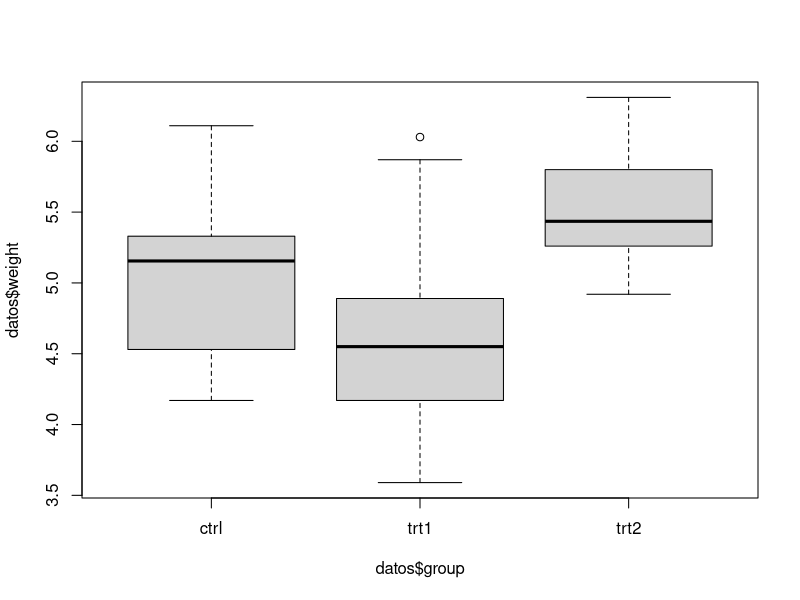
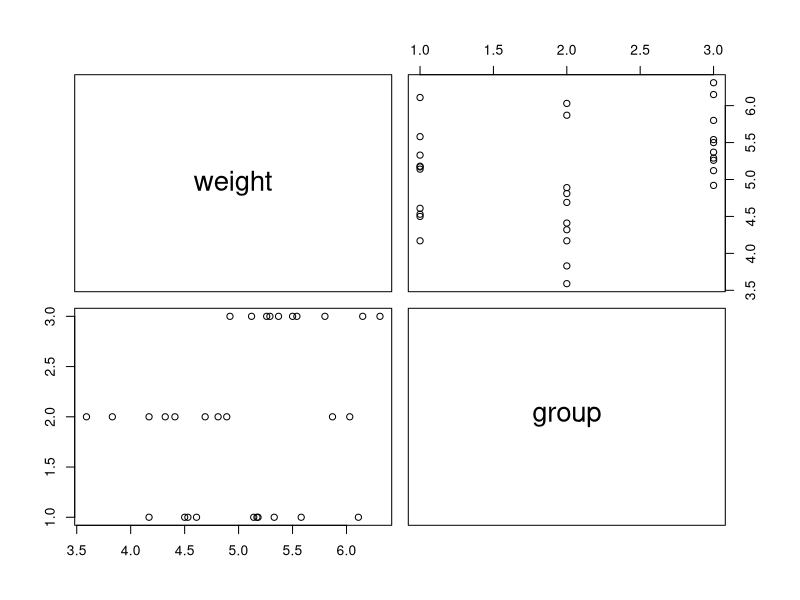
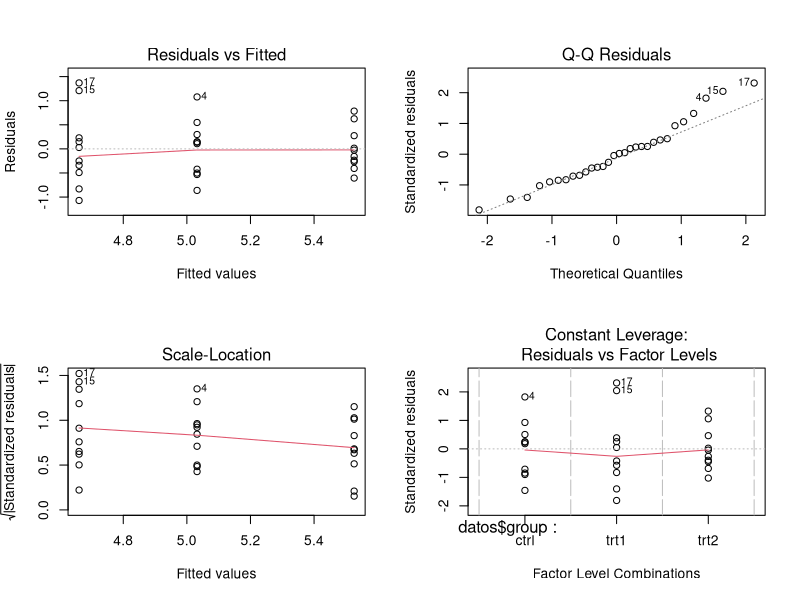
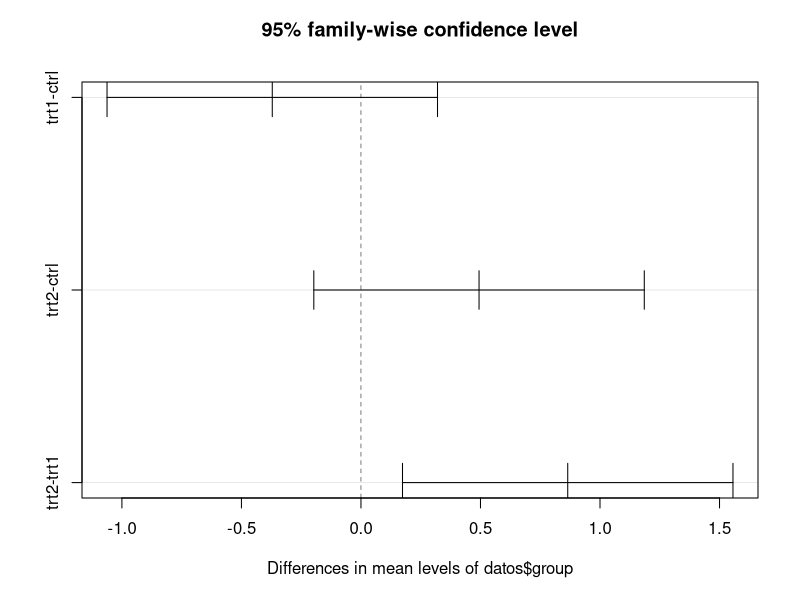

Write the R code that produced these figures, in order.
########################################################################################
########################################################################################
######################## ANOVA EFECTOS SIMPLES - EJERCICIOS   ##########################
########################################################################################
########################################################################################

# Cargar los datos
data(PlantGrowth)
datos <- as.data.frame(PlantGrowth)


# Explorar los datos
# ?Cu?ntos tratamientos diferentes hay en el conjunto de datos?

boxplot(datos$weight ~ datos$group)

unique(datos$group)

# ?Cu?les son las medias y las medianas de peso para cada tratamiento?
install.packages("dplyr")
library(dplyr)

datos_trt1 <- datos[datos$group=="trt1",]
final <- datos_trt1 %>% group_by(group) %>% summarise(prom = mean(weight))

datos_trt2 <- datos[datos$group=="trt2",]
final_2 <- datos_trt2 %>% group_by(group) %>% summarise(prom = mean(weight))

datos_trt3 <- datos[datos$group=="ctrl",]
final_3 <- datos_trt3 %>% group_by(group) %>% summarise(prom = mean(weight))

finalfinal <- rbind(final, final_2, final_3)


finalfinal2 <- datos %>% group_by(group) %>% summarise(prom = mean(weight), mediana= median(weight))

# ?La variable group est? codificada como un factor?
str(datos)

pairs(datos)

aggregate(datos$weight ~ datos$group, data= datos, summary)

# Verificar si existe diferencia significativa en el crecimiento de las plantas a partir del tratamiento usado

anova <- aov(datos$weight ~ datos$group)
summary(anova)


# Verificar supuestos del modelo


residuales <- anova$residuals
shapiro.test(residuales)

par(mfrow = c(2, 2))
plot(anova)
par(mfrow = c(1, 1))

bartlett_test <- bartlett.test(datos$weight ~ datos$group)
print(bartlett_test)



# ?Que tratamiento tuvo mayor efecto sobre el crecimiento?

posthoc_result <- TukeyHSD(anova)
print(posthoc_result)
plot(posthoc_result)
